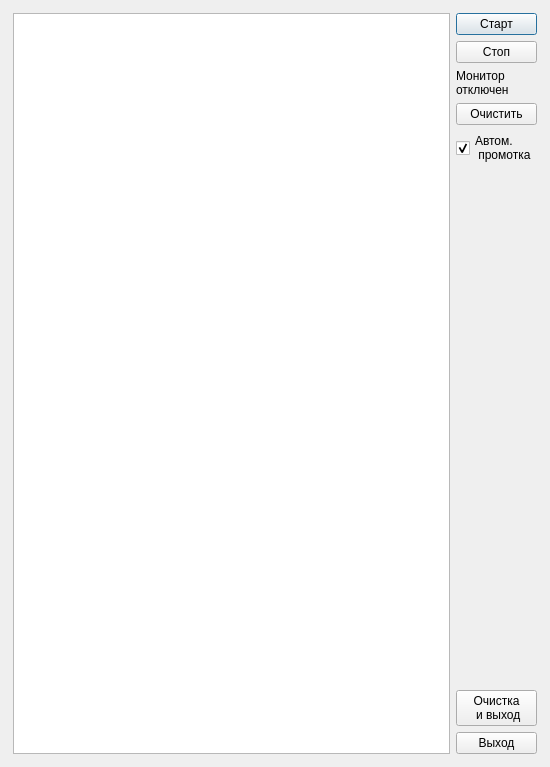
<?xml version="1.0" encoding="UTF-8"?>
<ui version="4.0">
 <class>serialconsol</class>
 <widget class="QDialog" name="serialconsol">
  <property name="geometry">
   <rect>
    <x>0</x>
    <y>0</y>
    <width>550</width>
    <height>767</height>
   </rect>
  </property>
  <property name="sizePolicy">
   <sizepolicy hsizetype="MinimumExpanding" vsizetype="MinimumExpanding">
    <horstretch>0</horstretch>
    <verstretch>0</verstretch>
   </sizepolicy>
  </property>
  <property name="windowTitle">
   <string>Dialog</string>
  </property>
  <layout class="QGridLayout" name="gridLayout">
   <item row="0" column="0">
    <layout class="QHBoxLayout" name="horizontalLayout" stretch="0,0">
     <property name="sizeConstraint">
      <enum>QLayout::SetDefaultConstraint</enum>
     </property>
     <property name="leftMargin">
      <number>2</number>
     </property>
     <property name="topMargin">
      <number>2</number>
     </property>
     <property name="rightMargin">
      <number>2</number>
     </property>
     <property name="bottomMargin">
      <number>2</number>
     </property>
     <item>
      <widget class="QTextBrowser" name="textBrowser"/>
     </item>
     <item>
      <layout class="QVBoxLayout" name="verticalLayout_3">
       <item>
        <layout class="QVBoxLayout" name="verticalLayout_2">
         <item>
          <widget class="QPushButton" name="pushButtonStart">
           <property name="text">
            <string>Старт</string>
           </property>
          </widget>
         </item>
         <item>
          <widget class="QPushButton" name="pushButtonStop">
           <property name="text">
            <string>Стоп</string>
           </property>
          </widget>
         </item>
         <item>
          <widget class="QLabel" name="labelMonitorDisabled">
           <property name="enabled">
            <bool>true</bool>
           </property>
           <property name="text">
            <string>Монитор
отключен</string>
           </property>
          </widget>
         </item>
         <item>
          <widget class="QPushButton" name="pushButtonClear">
           <property name="text">
            <string>Очистить</string>
           </property>
          </widget>
         </item>
         <item>
          <widget class="QCheckBox" name="checkBoxAutoScroll">
           <property name="text">
            <string>Автом.
 промотка</string>
           </property>
           <property name="checked">
            <bool>true</bool>
           </property>
          </widget>
         </item>
        </layout>
       </item>
       <item>
        <spacer name="verticalSpacer">
         <property name="orientation">
          <enum>Qt::Vertical</enum>
         </property>
         <property name="sizeHint" stdset="0">
          <size>
           <width>20</width>
           <height>40</height>
          </size>
         </property>
        </spacer>
       </item>
       <item>
        <layout class="QVBoxLayout" name="verticalLayout">
         <item>
          <widget class="QPushButton" name="pushButtonClearExit">
           <property name="text">
            <string>Очистка
 и выход</string>
           </property>
          </widget>
         </item>
         <item>
          <widget class="QPushButton" name="pushButtonExit">
           <property name="text">
            <string>Выход</string>
           </property>
          </widget>
         </item>
        </layout>
       </item>
      </layout>
     </item>
    </layout>
   </item>
  </layout>
 </widget>
 <resources/>
 <connections/>
</ui>
